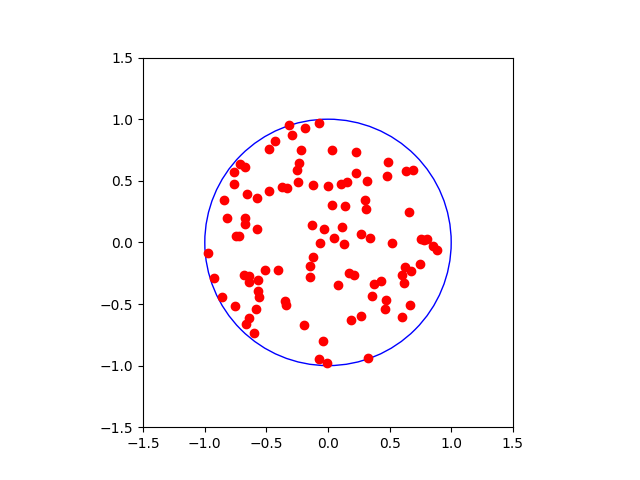

Write the Python code that produced this figure.
import random
import numpy as np
import matplotlib.pyplot as plt

def generate_a_point():
    x = np.round(random.random(), 3)
    y = np.round(random.random(), 3)
    return x, y

def test_circle(x, y, R, center_x, center_y):
    return (x - center_x)**2 + (y - center_y)**2 <= R**2

def generate_an_inside_point(R, center_x, center_y):
    x = np.round(random.uniform(center_x - R, center_x + R), 3)
    y = np.round(random.uniform(center_y - R, center_y + R), 3)

    if test_circle(x, y, R, center_x, center_y):
        return x, y
    else:
        return generate_an_inside_point(R, center_x, center_y)


def generate_an_outside_point(R, center_x, center_y):

    x_bounds = (-5, 5)
    y_bounds = (-5, 5)

    x_min, y_min = x_bounds[0], y_bounds[0]
    x_max, y_max = x_bounds[1], y_bounds[1]

    min_val = min(x_min, y_min)
    max_val = max(x_max, y_max)


    x = np.round(random.uniform(x_min, x_max), 3)
    y = np.round(random.uniform(y_min, y_max), 3)

    if test_circle(x, y, R, center_x, center_y):
        return generate_an_outside_point(R, center_x, center_y)
    else:
        return x, y


def test_inside_points():
    R = 1
    center_x = 0.0
    center_y = 0.0

    # Plot the circle
    circle = plt.Circle((center_x, center_y), R, color='blue', fill=False)
    fig, ax = plt.subplots()
    ax.add_artist(circle)

    for i in range(100):
        x, y = generate_an_inside_point(R, center_x, center_y)
        plt.plot(x, y, 'ro' if test_circle(x, y, R, center_x, center_y) else 'go')

    ax.set_aspect('equal', 'box')
    ax.set_xlim(-1.5, 1.5)
    ax.set_ylim(-1.5, 1.5)

    # Show the plot
    plt.savefig('inside_circle.png')

def test_outside_points():
    R = 1
    center_x = 0.0
    center_y = 0.0

    # Plot the circle
    circle = plt.Circle((center_x, center_y), R, color='blue', fill=False)
    fig, ax = plt.subplots()
    ax.add_artist(circle)

    for i in range(100):
        x, y = generate_an_outside_point(R, center_x, center_y)
        plt.plot(x, y, 'ro' if test_circle(x, y, R, center_x, center_y) else 'go')

    ax.set_aspect('equal', 'box')
    ax.set_xlim(-5, 5)
    ax.set_ylim(-5, 5)

    # Show the plot
    plt.savefig('outside_circle.png')

test_inside_points()
test_outside_points()


def calculate_intersection():

    # Define circle
    center_x, center_y = 0.0, 0.0
    R = 1.0

    x_in, y_in = generate_an_inside_point(R, center_x, center_y)
    x_out, y_out = generate_an_outside_point(R, center_x, center_y)

    m = (y_out - y_in) / (x_out - x_in)

    x, y = x_in, y_in
    R_point = np.sqrt(x**2+y**2)

    dx = 0.01

    while R_point < R:
        x = x + dx
        y = m*x + b

    return x,y


    while 
# # Generate a point and test if it's inside the circle
# x, y = generate_a_point()
# R = 1
# center_x = 0.0
# center_y = 0.0
# is_inside = test_circle(x, y, R, center_x, center_y)

# print(f'Point ({x}, {y}) is inside the circle: {is_inside}')
# # Plot the circle
# circle = plt.Circle((center_x, center_y), R, color='blue', fill=False)
# fig, ax = plt.subplots()
# ax.add_artist(circle)

# # Plot the point
# ax.plot(x, y, 'ro' if is_inside else 'go')  # Red if inside, green if outside

# # Set the aspect of the plot to be equal
# ax.set_aspect('equal', 'box')
# ax.set_xlim(-1.5, 1.5)
# ax.set_ylim(-1.5, 1.5)

# # Show the plot
# plt.savefig('circle.png')
